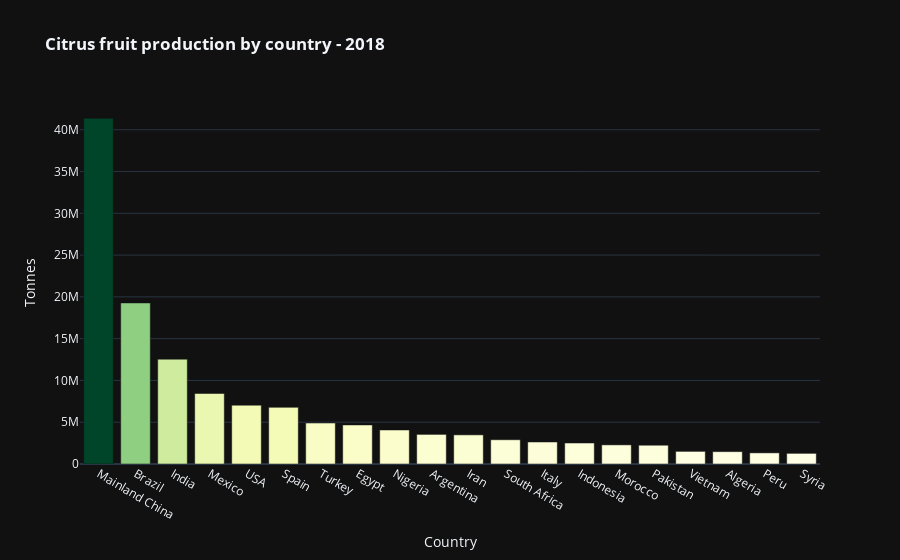
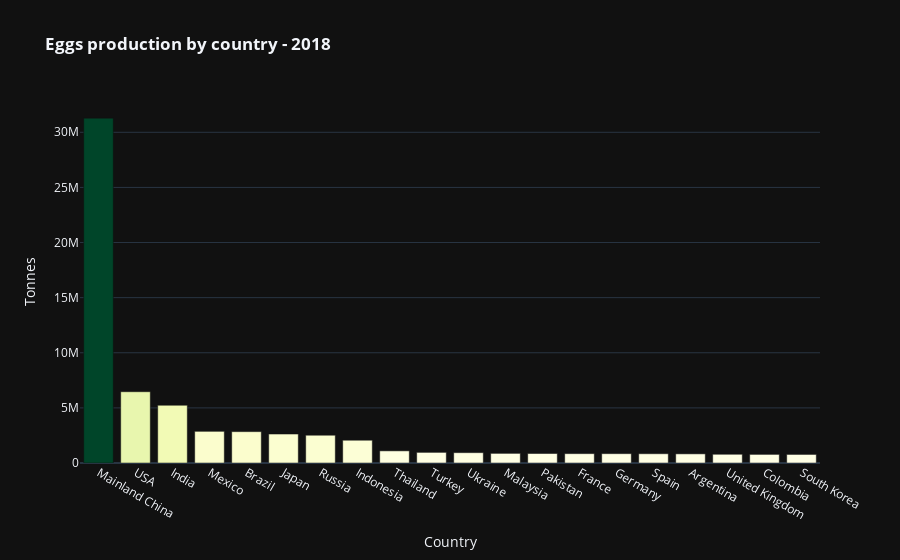

The code cell stored with these charts, in order, in its notebook:
### Code cell
# plot choropleth map and bar chart for top 20 for each category
for cat in categories:
    sub = data_code[data_code['Type'] == cat]
    produce = cat.replace("_", " ")
    title = f'<b>{produce} production by country - 2018</b>'
    
    palette = choice(colour_pal)
    
    graph = dict(type ='choropleth',
            locations = sub['country_code'],
            z = sub['Tonnes'],
            text = sub['Country'],
            colorbar = {'title': 'Tonnes'},
            colorscale=palette)

    layout = dict(title = title,
                  margin = dict(l=0,
                      r=0,
                      b=30,
                      t=30,
                      pad=2),
                 geo = dict(showframe=False,
                           projection={'type':'equirectangular'}))

    choromap = go.Figure(data=[graph], layout=layout)

    top20 = sub[(sub['Rank'] >= 1) & (sub['Rank'] <= 20)]

    bar = dict(type ='bar',
                x = top20['Country'],
                y = top20['Tonnes'], 
               marker={'color': top20['Tonnes'],
                       'colorscale': palette})

    bar_layout = dict(title=title,
                     xaxis_title='Country',
                     yaxis_title='Tonnes',
                     xaxis={'categoryorder':'total descending'},
                     template='plotly_dark')

    bar2 = go.Figure(data=[bar], layout=bar_layout)

    iplot(choromap)
    iplot(bar2)

### Figure 1 — Plotly figure (JSON) as saved in the notebook; plotly's stock layout.template omitted (floating-point values rounded to 4 significant figures)
{"data": [{"marker": {"color": [1478053, 3541671, 19273659, 4675660, 12546000, 2510442, 2634484, 41381400, 8437589, 2287351, 4071176, 2247956, 1330789, 2900962, 6777999, 4902052, 7038334, 3486836, 1272949, 1510345], "colorscale": [[0, "rgb(255,255,229)"], [0.125, "rgb(247,252,185)"], [0.25, "rgb(217,240,163)"], [0.375, "rgb(173,221,142)"], [0.5, "rgb(120,198,121)"], [0.625, "rgb(65,171,93)"], [0.75, "rgb(35,132,67)"], [0.875, "rgb(0,104,55)"], [1, "rgb(0,69,41)"]]}, "type": "bar", "x": ["Algeria", "Argentina", "Brazil", "Egypt", "India", "Indonesia", "Italy", "Mainland China", "Mexico", "Morocco", "Nigeria", "Pakistan", "Peru", "South Africa", "Spain", "Turkey", "USA", "Iran", "Syria", "Vietnam"], "y": [1478053, 3541671, 19273659, 4675660, 12546000, 2510442, 2634484, 41381400, 8437589, 2287351, 4071176, 2247956, 1330789, 2900962, 6777999, 4902052, 7038334, 3486836, 1272949, 1510345]}], "layout": {"title": {"text": "<b>Citrus fruit production by country - 2018</b>"}, "xaxis": {"categoryorder": "total descending", "title": {"text": "Country"}}, "yaxis": {"title": {"text": "Tonnes"}}}}

### Figure 2 — Plotly figure (JSON) as saved in the notebook; plotly's stock layout.template omitted (floating-point values rounded to 4 significant figures)
{"data": [{"marker": {"color": [829000, 2844013, 780000, 847868, 846000, 5236935, 2065460, 2627764, 31282800, 872367, 2871918, 859739, 840267, 1101633, 962542, 937300, 791000, 6466263, 2519006, 776098], "colorscale": [[0, "rgb(255,255,229)"], [0.125, "rgb(247,252,185)"], [0.25, "rgb(217,240,163)"], [0.375, "rgb(173,221,142)"], [0.5, "rgb(120,198,121)"], [0.625, "rgb(65,171,93)"], [0.75, "rgb(35,132,67)"], [0.875, "rgb(0,104,55)"], [1, "rgb(0,69,41)"]]}, "type": "bar", "x": ["Argentina", "Brazil", "Colombia", "France", "Germany", "India", "Indonesia", "Japan", "Mainland China", "Malaysia", "Mexico", "Pakistan", "Spain", "Thailand", "Turkey", "Ukraine", "United Kingdom", "USA", "Russia", "South Korea"], "y": [829000, 2844013, 780000, 847868, 846000, 5236935, 2065460, 2627764, 31282800, 872367, 2871918, 859739, 840267, 1101633, 962542, 937300, 791000, 6466263, 2519006, 776098]}], "layout": {"title": {"text": "<b>Eggs production by country - 2018</b>"}, "xaxis": {"categoryorder": "total descending", "title": {"text": "Country"}}, "yaxis": {"title": {"text": "Tonnes"}}}}
